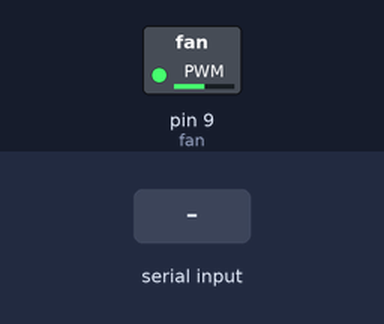
This sketch was run on a simulated Arduino Uno, built with avr-gcc and run on an emulated ATmega328P. On the bench: switched loads named in the sketch (green lamp = pin HIGH). Inputs (shaded band) come from the test bench.

Above: at 1.2 s.
1.3 s: "30,150\n" received over Serial
At 2.9 s:
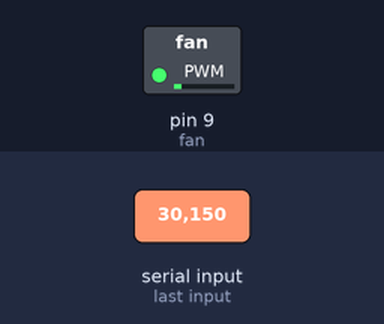
3.8 s: "200\n" received over Serial
At 5.8 s:
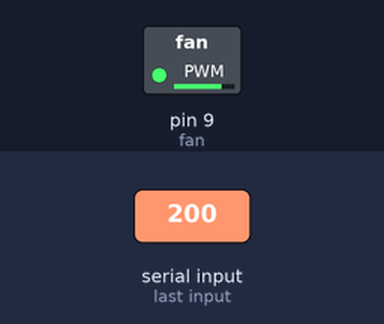
Timing chart, 0 to 7.3 s (numbered marks = the images above; inputs shaded):
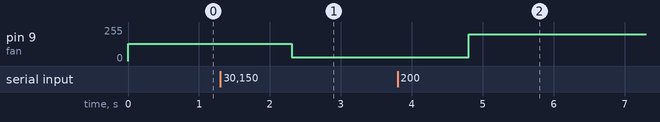

The sketch:

sketch_apr16a.ino
```cpp
#define fan 9

int pwmValue = 128;

void setup(){
  Serial.begin(9600);

  pinMode(fan, OUTPUT);
}

void loop(){
  if (Serial.available()){
    String velocity = Serial.readString();
    pwmValue = atoi(velocity.c_str());
  }

  analogWrite(fan, pwmValue);
}
```

Measured:
- after the input at 1.3 s, pin 9 (fan): 128/255 → 30/255 after 1.0 s
- after the input at 3.8 s, pin 9 (fan): 30/255 → 200/255 after 1.0 s
